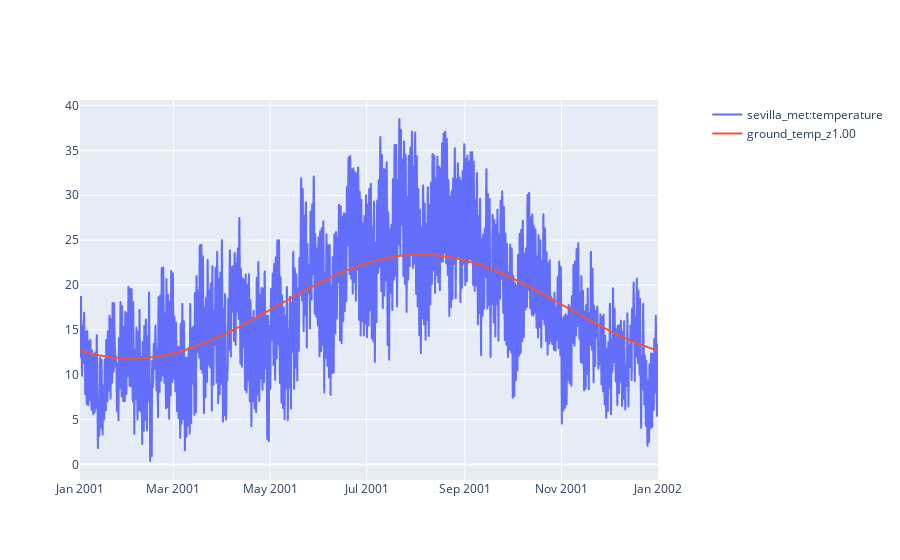

The notebook cell saved with this chart:
### Code cell
ground_t = pro.component("sevilla_met").ground_temperature(1,1e-6)
#ground_t.values
sim.plot(pro.dates(),[pro.component("sevilla_met").variable("temperature"),ground_t])

### Figure 1 — Plotly figure (JSON) as saved in the notebook; plotly's stock layout.template omitted (floating-point values rounded to 4 significant figures; data arrays with more than 128 entries replaced by an {"elided": "..."} marker saying what was removed)
{"data": [{"hovertemplate": "date=%{x}<br>sevilla_met:temperature=%{y}<extra></extra>", "legendgroup": "", "line": {"dash": "solid"}, "marker": {"symbol": "circle"}, "mode": "lines", "name": "sevilla_met:temperature", "showlegend": true, "type": "scattergl", "x": {"elided": "8760 str values"}, "xaxis": "x", "y": {"elided": "8760 float values"}, "yaxis": "y"}, {"hovertemplate": "date=%{x}<br>ground_temp_z1.00=%{y}<extra></extra>", "legendgroup": "", "line": {"dash": "solid"}, "marker": {"symbol": "circle"}, "mode": "lines", "name": "ground_temp_z1.00", "showlegend": true, "type": "scattergl", "x": {"elided": "8760 str values"}, "xaxis": "x", "y": {"elided": "8760 float values"}, "yaxis": "y"}], "layout": {"xaxis": {"anchor": "y", "domain": [0, 0.94]}, "yaxis": {"anchor": "x", "domain": [0, 1]}, "yaxis2": {"anchor": "x", "overlaying": "y", "side": "right"}}}
